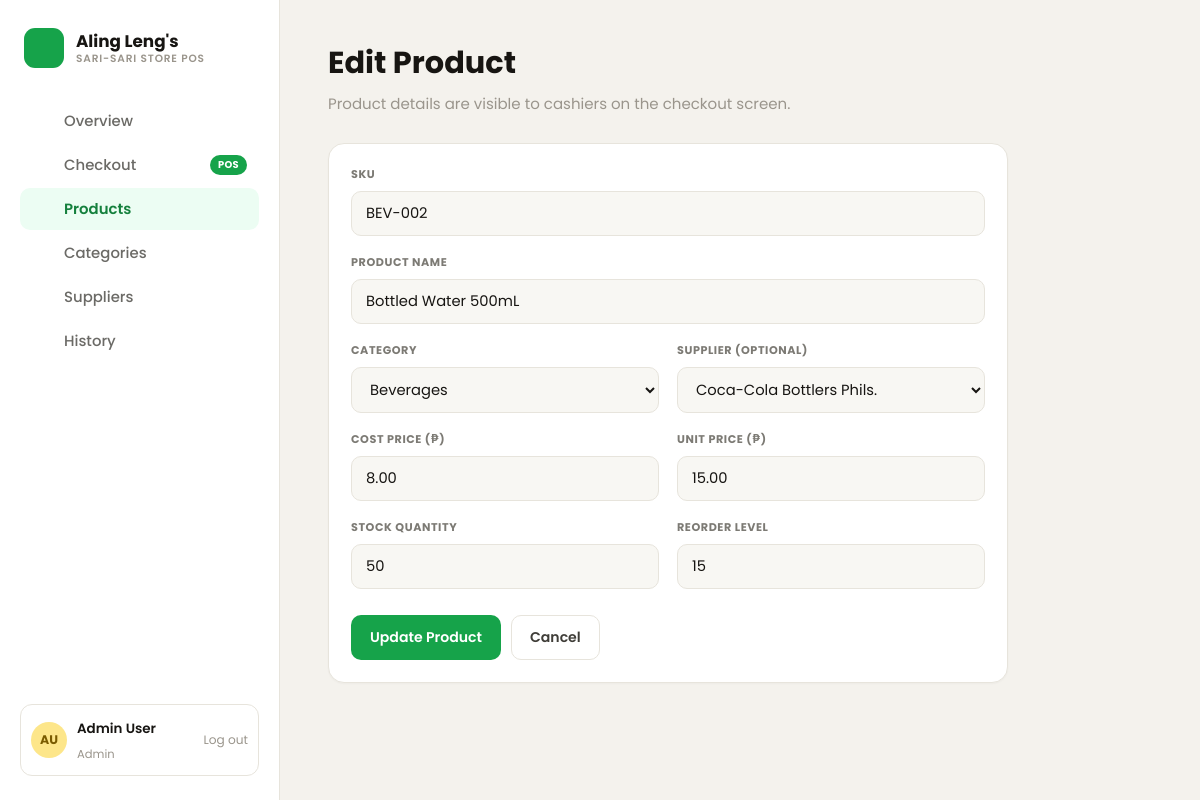
The app's page /products/edit.php?id=2 with its own data.
### tables this page shows
CREATE TABLE products (
    id INT AUTO_INCREMENT PRIMARY KEY,
    sku VARCHAR(50) NOT NULL UNIQUE,
    name VARCHAR(150) NOT NULL,
    category_id INT NOT NULL,
    supplier_id INT NULL,
    cost_price DECIMAL(10,2) NOT NULL DEFAULT 0,
    selling_price DECIMAL(10,2) NOT NULL DEFAULT 0,
    stock_quantity INT NOT NULL DEFAULT 0,
    reorder_level INT NOT NULL DEFAULT 10,
    created_at TIMESTAMP DEFAULT CURRENT_TIMESTAMP,
    updated_at TIMESTAMP DEFAULT CURRENT_TIMESTAMP ON UPDATE CURRENT_TIMESTAMP,
    FOREIGN KEY (category_id) REFERENCES categories(id) ON DELETE RESTRICT,
    FOREIGN KEY (supplier_id) REFERENCES suppliers(id) ON DELETE SET NULL
);

CREATE TABLE categories (
    id INT AUTO_INCREMENT PRIMARY KEY,
    name VARCHAR(100) NOT NULL UNIQUE,
    color ENUM('blue', 'orange', 'purple', 'yellow', 'teal', 'pink') NULL,
    created_at TIMESTAMP DEFAULT CURRENT_TIMESTAMP
);

CREATE TABLE suppliers (
    id INT AUTO_INCREMENT PRIMARY KEY,
    name VARCHAR(150) NOT NULL,
    contact_person VARCHAR(100),
    phone VARCHAR(30),
    address VARCHAR(255),
    created_at TIMESTAMP DEFAULT CURRENT_TIMESTAMP
);

### bootstrap.php (called while the page is built, shortened)
<?php
spl_autoload_register(function (string $class): void {
    $prefix = 'App\\';
    $relative = substr($class, strlen($prefix));
    $file = __DIR__ . '/src/' . str_replace('\\', '/', $relative) . '.php';
});
require_once __DIR__ . '/src/Support/helpers.php';

### config/database.php (called while the page is built)
<?php
return [
    'host' => getenv('MYSQLHOST') ?: 'localhost',
    'port' => getenv('MYSQLPORT') ?: '3306',
    'database' => getenv('MYSQLDATABASE') ?: 'sarisari_pos',
    'username' => getenv('MYSQLUSER') ?: 'root',
    'password' => getenv('MYSQLPASSWORD') ?: '',
    'charset' => 'utf8mb4',
];

### src/Core/Database.php (called while the page is built, shortened)
<?php
class Database
{
    private static ?PDO $instance = null;
    public static function getConnection(): PDO
    {
        if (self::$instance === null) {
            $config = require __DIR__ . '/../../config/database.php';
            $dsn = sprintf(
                'mysql:host=%s;port=%s;dbname=%s;charset=%s',
                $config['host'],
                $config['port'],
                $config['database'],
                $config['charset']
            );
            try {
                self::$instance = new PDO($dsn, $config['username'], $config['password'], [
                    PDO::ATTR_ERRMODE => PDO::ERRMODE_EXCEPTION,
                    PDO::ATTR_DEFAULT_FETCH_MODE => PDO::FETCH_ASSOC,
                    PDO::ATTR_EMULATE_PREPARES => false,
                ]);
            } catch (PDOException $e) {
                throw new PDOException('Database connection failed: ' . $e->getMessage(), (int) $e->getCode());
            }
        }
        return self::$instance;
    }
}

### src/Models/Model.php (called while the page is built, shortened)
<?php
abstract class Model
{
    protected PDO $db;
    protected string $table;
    protected string $primaryKey = 'id';
    public function __construct()
    {
        $this->db = Database::getConnection();
    }
    public function all(string $orderBy = '', string $direction = 'ASC'): array
    {
        $sql = "SELECT * FROM {$this->table}";
        if ($orderBy !== '') {
            $direction = strtoupper($direction) === 'DESC' ? 'DESC' : 'ASC';
            $sql .= " ORDER BY {$orderBy} {$direction}";
        }
        return $this->db->query($sql)->fetchAll();
    }
    public function find(int $id): ?array
    {
        $stmt = $this->db->prepare("SELECT * FROM {$this->table} WHERE {$this->primaryKey} = :id");
        $stmt->execute(['id' => $id]);
        $row = $stmt->fetch();
        return $row === false ? null : $row;
    }
}

### public/products/edit.php (the view, shortened to what this page needs)
<?php
require __DIR__ . '/../../bootstrap.php';
$productModel = new Product();
$id = (int) ($_GET['id'] ?? $_POST['id'] ?? 0);
$product = $productModel->find($id);
$input = $product;
$categories = (new Category())->all('name');
$suppliers = (new Supplier())->all('name');
require __DIR__ . '/../includes/header.php';
?>
<div class="page-header">
    <h1>Edit Product</h1>
    <p>Product details are visible to cashiers on the checkout screen.</p>
</div>
<div class="card form-card">
    <form method="post">
        <div class="field">
            <label>SKU</label>
            <input type="text" name="sku" value="<?= old($input, 'sku') ?>" required>
        </div>
        <div class="field">
            <label>Product Name</label>
            <input type="text" name="name" value="<?= old($input, 'name') ?>" required>
        </div>
        <div class="field-row">
            <div class="field">
                <label>Category</label>
                <select name="category_id" required>
                    <?php foreach ($categories as $cat): ?>
                        <option value="<?= $cat['id'] ?>" <?= (($input['category_id'] ?? '') == $cat['id']) ? 'selected' : '' ?>>
                            <?= htmlspecialchars($cat['name']) ?>
                        </option>
                    <?php endforeach; ?>
                </select>
            </div>
            <div class="field">
                <label>Supplier (optional)</label>
                <select name="supplier_id">
                    <?php foreach ($suppliers as $sup): ?>
                        <option value="<?= $sup['id'] ?>" <?= (($input['supplier_id'] ?? '') == $sup['id']) ? 'selected' : '' ?>>
                            <?= htmlspecialchars($sup['name']) ?>
                        </option>
                    <?php endforeach; ?>
                </select>
            </div>
        </div>
        <div class="field-row">
            <div class="field">
                <label>Cost Price (&#8369;)</label>
                <input type="number" step="0.01" min="0" name="cost_price" value="<?= old($input, 'cost_price', '0') ?>" required>
            </div>
            <div class="field">
                <label>Unit Price (&#8369;)</label>
                <input type="number" step="0.01" min="0" name="selling_price" value="<?= old($input, 'selling_price', '0') ?>" required>
            </div>
        </div>
        <div class="field-row">
            <div class="field">
                <label>Stock Quantity</label>
                <input type="number" min="0" name="stock_quantity" value="<?= old($input, 'stock_quantity', '0') ?>" required>
            </div>
            <div class="field">
                <label>Reorder Level</label>
                <input type="number" min="0" name="reorder_level" value="<?= old($input, 'reorder_level', '10') ?>" required>
            </div>
        </div>
        <div class="form-actions">
            <button type="submit" class="btn btn-primary">Update Product</button>
            <a href="<?= BASE_URL ?>/products/index.php" class="btn btn-outline">Cancel</a>
        </div>
    </form>
</div>
<?php require __DIR__ . '/../includes/footer.php'; ?>

### public/assets/css/style.css (style rules this page uses)
:root { --green-50: #ecfdf3; --green-100: #dcfce7; --green-400: #4ade80; --green-500: #22c55e; --green-600: #16a34a; --green-700: #15803d; --red-50: #fee2e2; --red-600: #dc2626; --red-700: #b91c1c; --cream: #f4f2ed; --ink: #171512; --muted: #9a958c; --border: #e7e4dc; --field-bg: #f8f7f3; }
* { box-sizing: border-box; }
body { margin: 0; font-family: 'Poppins', -apple-system, BlinkMacSystemFont, sans-serif; background: var(--cream); color: var(--ink); }
a { color: inherit; }
.page-header { margin-bottom: 28px; }
.page-header h1 { font-size: 1.9rem; font-weight: 700; color: var(--ink); margin: 0 0 6px; }
.page-header p { color: var(--muted); margin: 0; font-size: 0.94rem; }
.card { background: #fff; border: 1px solid var(--border); border-radius: 16px; padding: 22px; box-shadow: 0 1px 2px rgba(20, 20, 15, 0.03); }
.btn { display: inline-flex; align-items: center; justify-content: center; gap: 6px; font-family: inherit; font-weight: 600; font-size: 0.88rem; padding: 11px 18px; border-radius: 10px; border: 1px solid transparent; cursor: pointer; text-decoration: none; transition: background 0.15s, border-color 0.15s; white-space: nowrap; }
.btn-primary { background: var(--green-600); color: #fff; }
.btn-outline { background: #fff; border-color: var(--border); color: #3f3d38; }
.field { margin-bottom: 18px; }
.field label { display: block; font-size: 0.7rem; font-weight: 700; letter-spacing: 0.05em; text-transform: uppercase; color: #7c7a74; margin-bottom: 8px; }
.field input[type="text"], .field input[type="number"], .field input[type="date"], .field input[type="password"], .field select, .field textarea { width: 100%; padding: 11px 14px; border-radius: 10px; border: 1px solid var(--border); background: var(--field-bg); font-family: inherit; font-size: 0.92rem; color: var(--ink); }
.field-row { display: grid; grid-template-columns: repeat(2, 1fr); gap: 18px; }
.form-card { max-width: 680px; }
.form-actions { display: flex; gap: 10px; margin-top: 8px; }

### records on screen
products: sku "BEV-002", name "Bottled Water 500mL", category_id "Beverages", supplier_id "Coca-Cola Bottlers Phils.", cost_price "8.00", selling_price "15.00", stock_quantity "50", reorder_level "15"

### other values on screen
$item['label'] "Overview"
$item['label'] "Checkout"
$item['badge'] "POS"
$item['label'] "Products"
$item['label'] "Categories"
$item['label'] "Suppliers"
$item['label'] "History"
